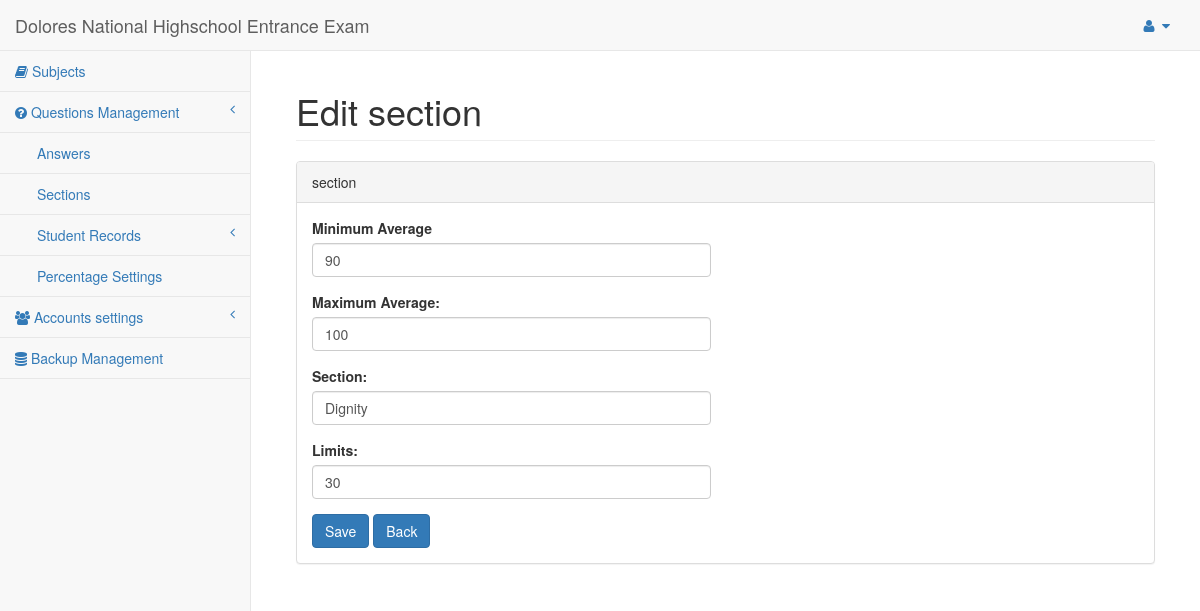
The app's page /forms/edit_section_form.php?section=1 with its own data.
### tables this page shows
CREATE TABLE IF NOT EXISTS `sections` (
  `id` int(11) NOT NULL auto_increment,
  `min` double NOT NULL,
  `max` double NOT NULL,
  `section` varchar(100) NOT NULL,
  `limits` int(11) NOT NULL,
  PRIMARY KEY  (`id`)
);

### forms/edit_section_form.php (the view, shortened to what this page needs)
<?php session_start();
$result = mysql_query("SELECT * FROM sections WHERE id = '".$_GET['section']."'");
$row = mysql_fetch_array($result);
?>
<!DOCTYPE html>
<html lang="en">
<head>
    <link href="../bower_components/bootstrap/dist/css/bootstrap.min.css" rel="stylesheet">
    <link href="../bower_components/metisMenu/dist/metisMenu.min.css" rel="stylesheet">
    <link href="../dist/css/sb-admin-2.css" rel="stylesheet">
    <link href="../bower_components/font-awesome/css/font-awesome.min.css" rel="stylesheet" type="text/css">
</head>
<body>
    <div id="wrapper">
        <?php require_once('../pages/navigation.php'); ?>
        <div id="page-wrapper">
            <div class="container-fluid">
                <div class="row">
                    <div class="col-lg-12">
                        <h1 class="page-header">Edit section</h1>
                    </div>
                </div>
                <div class="row">
                    <div class="col-lg-12">
                        <div class="panel panel-default">
                            <div class="panel-heading">
                              section
                            </div>
                            <div class="panel-body">
                                <div class="row">
                                    <div class="col-lg-6">
                                        <form method="post" action="edit_section_form.php" role="form">
                                             <div class="form-group">
                                                <label>Minimum Average</label>
                                                <input name="min" type="text" class="form-control" placeholder="Minimum Average" value="<?php echo $row['min']; ?>" required>
                                            </div>
                                            <div class="form-group">
                                                <label>Maximum Average:</label>
                                                <input name="max" type="text" class="form-control" placeholder="Maximum Average" value="<?php echo $row['max']; ?>" required>
                                            </div>
                                            <div class="form-group">
                                                <label>Section:</label>
                                                <input name="section" type="text" class="form-control" placeholder="Section" value="<?php echo $row['section']; ?>" required>
                                            </div>
                                            <div class="form-group">
                                                <label>Limits:</label>
                                                <input name="limits" type="text" class="form-control" placeholder="Limits" value="<?php echo $row['limits']; ?>" required>
                                            </div>
                                            <input type="submit" name="submit" value="Save" class="btn btn-primary">
                                            <a class="btn btn-primary" href="../pages/sections.php">Back </a>
                                        </form>
                                    </div>
                                </div>
                            </div>
                        </div>
                    </div>
                </div>
            </div>
        </div>
    </div>
</body>
</html>

### records on screen
sections: min "90", max "100", section "Dignity", limits "30"
